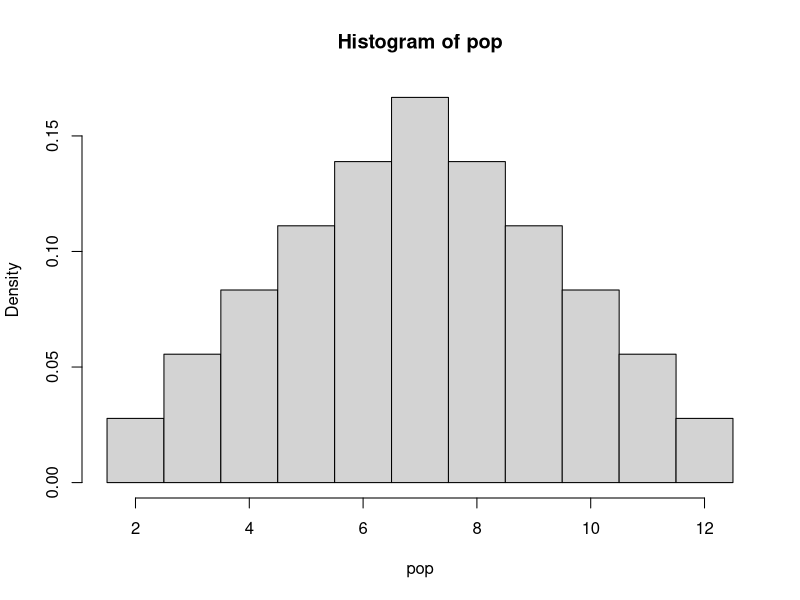
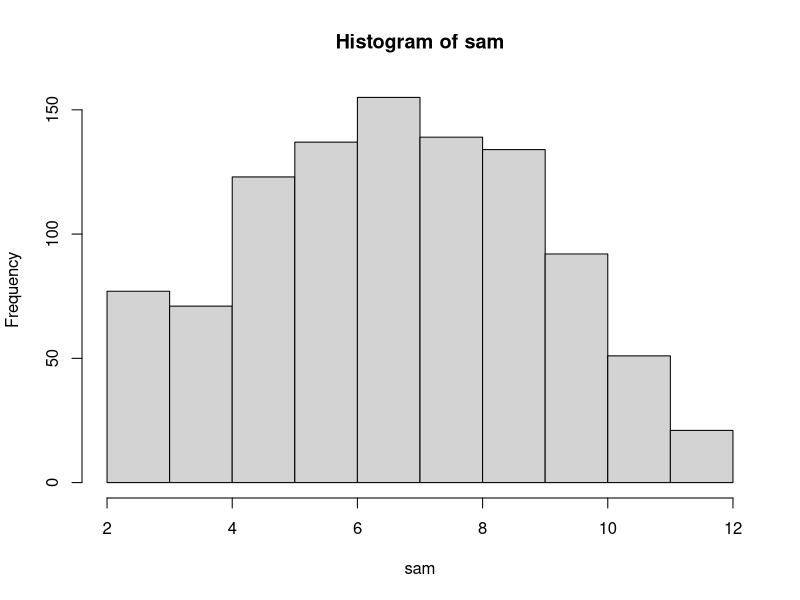
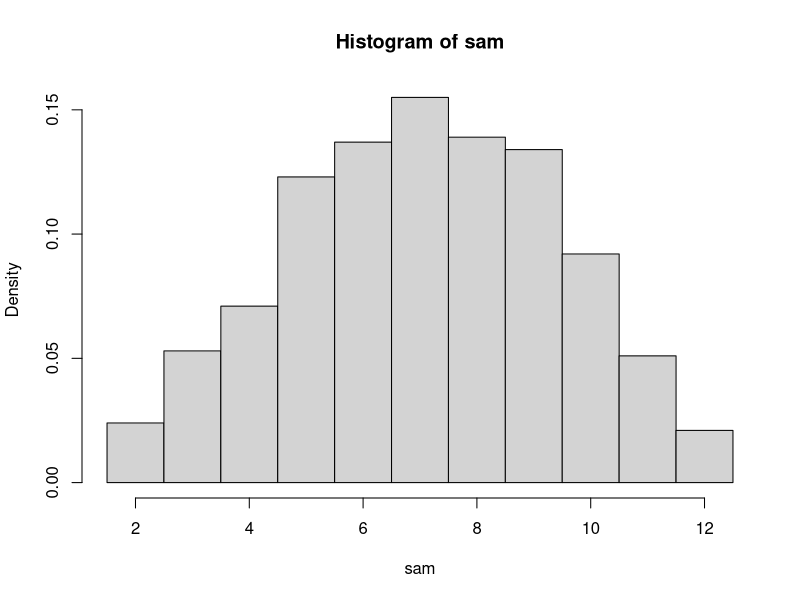

Generate these figures, in order, with R:
# R Notes #6 	9/10/2020

# PMF of the Sum of 2 Die Rolls

s=expand.grid(X1=1:6, X2=1:6)

s

length(table(rowSums(s)))

table(s$X1+s$X2)

pmf.p=table(s$X1+s$X2)/36		#population (theoretical)

attach(s)

pop=X1+X2

hist(pop, breaks=seq(1.5, 12.5, 1), freq=FALSE)

mean(pop)

var(pop)*(35/36)

sqrt(5.83333)

set.seed(111)				#ensures reproducibility of results

# Why cant I sample the actual pop? I get 2:12 is all the possible roll values 
# but the population is more than 2:12, it is all possible combinations, and Id
# like to sample that because sampling 2:12 is messing with probability.

sam=sample(2:12, size=1000, replace=T, prob=pmf.p)

sam

pmf.s=table(sam)/1000			#sample (empirical)

mean(sam)

sd(sam)

hist(sam)

hist(sam, breaks=seq(1.5, 12.5, 1), freq=FALSE)
